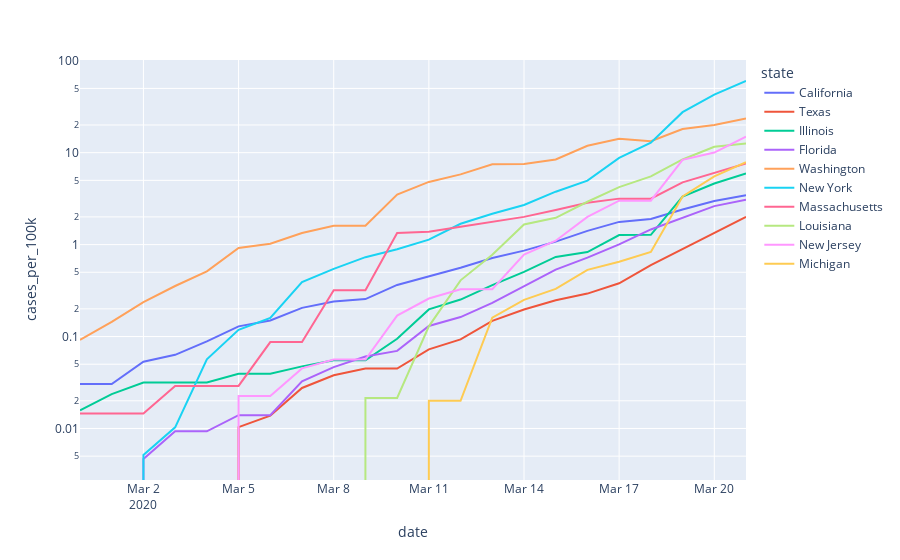
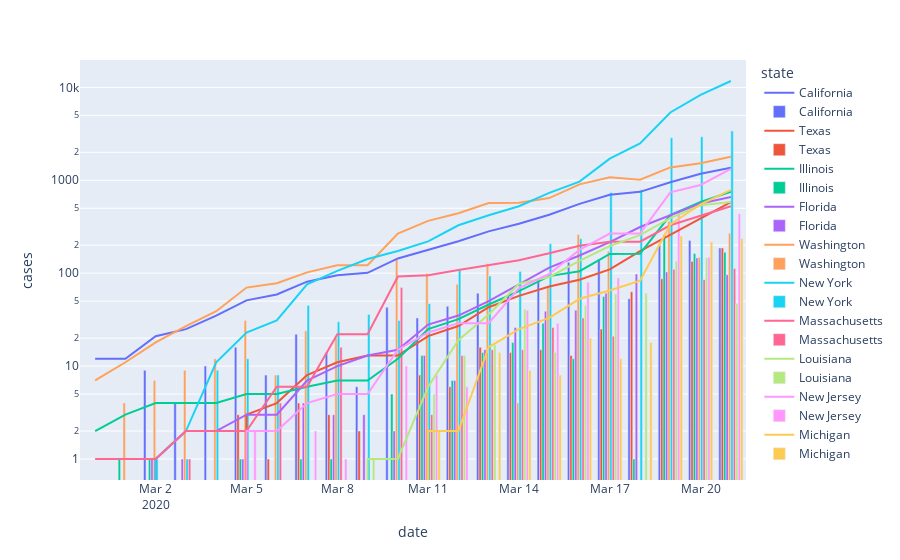
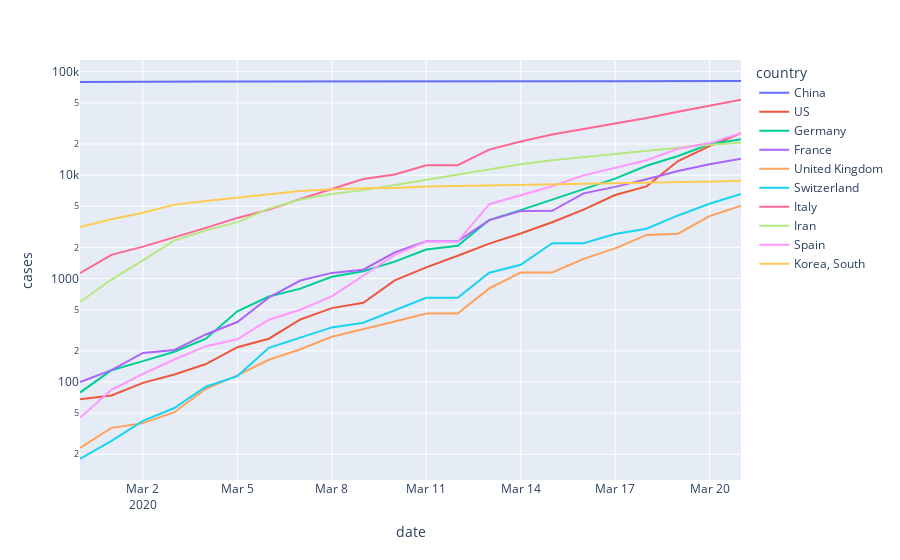
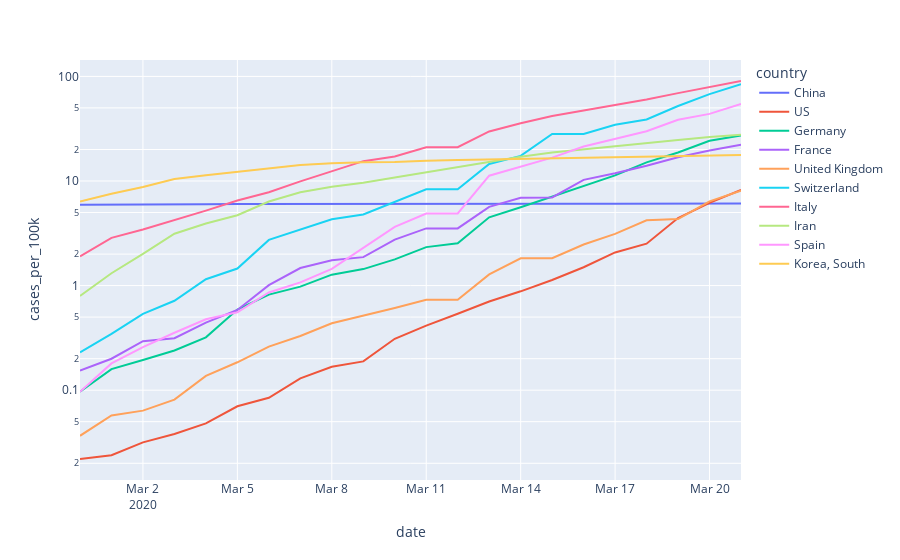

The code cell stored with these charts, in order, in its notebook:
### Code cell
if EXPORT and not os.path.exists("plots"):
    os.mkdir("plots")

pretty_date = dt.datetime.utcnow().strftime("%Y-%m-%d")

state_cases = covidly(scary_cases, y="cases_per_100k", log_y=True)
if EXPORT:
    state_cases.write_image(f"plots/{pretty_date}-us_cases_per_100k_lines.png")
state_cases.show()

state_cases_lbars = covidly_overlay(scary_cases, y="cases", log_y=True)
if EXPORT:
    state_cases_lbars.write_image(f"plots/{pretty_date}-us_cases_lines_bars.png")
state_cases_lbars.show()


# state_cases_bars = covidly_bars(scary_cases, height=300)
# if EXPORT:
#     state_cases_bars.write_image(f"plots/{pretty_date}-us_cases_bars.png")
# state_cases_bars.show()


world = covidly(scary_country_cases, y="cases", color="country", log_y=True)
if EXPORT:
    world.write_image(f"plots/{pretty_date}-world_cases_lines.png")
world.show()

world_per = covidly(
    scary_country_cases, y="cases_per_100k", color="country", log_y=True
)
if EXPORT:
    world_per.write_image(f"plots/{pretty_date}-world_cases_per_100k_lines.png")
world_per.show()
